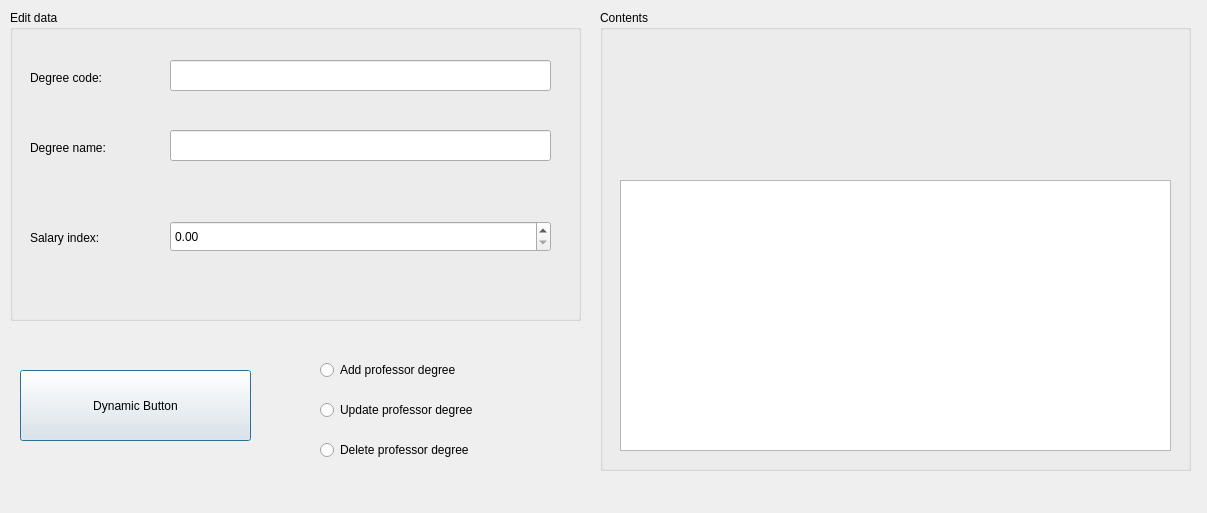
<?xml version="1.0" encoding="UTF-8"?>
<ui version="4.0">
 <class>dialogProfessorDegree</class>
 <widget class="QDialog" name="dialogProfessorDegree">
  <property name="geometry">
   <rect>
    <x>0</x>
    <y>0</y>
    <width>1207</width>
    <height>513</height>
   </rect>
  </property>
  <property name="windowTitle">
   <string>Dialog</string>
  </property>
  <widget class="QGroupBox" name="gbProDegreeContent">
   <property name="geometry">
    <rect>
     <x>600</x>
     <y>10</y>
     <width>591</width>
     <height>461</height>
    </rect>
   </property>
   <property name="title">
    <string>Contents</string>
   </property>
   <widget class="QTableView" name="tvProfessorDegree">
    <property name="geometry">
     <rect>
      <x>20</x>
      <y>170</y>
      <width>551</width>
      <height>271</height>
     </rect>
    </property>
   </widget>
  </widget>
  <widget class="QWidget" name="widget_7" native="true">
   <property name="geometry">
    <rect>
     <x>300</x>
     <y>340</y>
     <width>281</width>
     <height>131</height>
    </rect>
   </property>
   <property name="font">
    <font>
     <pointsize>9</pointsize>
    </font>
   </property>
   <widget class="QRadioButton" name="rdAddDegree">
    <property name="geometry">
     <rect>
      <x>20</x>
      <y>20</y>
      <width>201</width>
      <height>20</height>
     </rect>
    </property>
    <property name="text">
     <string>Add professor degree</string>
    </property>
   </widget>
   <widget class="QRadioButton" name="rdbUpdateDegree">
    <property name="geometry">
     <rect>
      <x>20</x>
      <y>60</y>
      <width>201</width>
      <height>20</height>
     </rect>
    </property>
    <property name="text">
     <string>Update professor degree</string>
    </property>
   </widget>
   <widget class="QRadioButton" name="rdDeleteDegree">
    <property name="geometry">
     <rect>
      <x>20</x>
      <y>100</y>
      <width>211</width>
      <height>20</height>
     </rect>
    </property>
    <property name="text">
     <string>Delete professor degree</string>
    </property>
   </widget>
  </widget>
  <widget class="QGroupBox" name="gbProDegreeEditData">
   <property name="geometry">
    <rect>
     <x>10</x>
     <y>10</y>
     <width>571</width>
     <height>311</height>
    </rect>
   </property>
   <property name="title">
    <string>Edit data</string>
   </property>
   <widget class="QLabel" name="lbDegreeCode">
    <property name="geometry">
     <rect>
      <x>20</x>
      <y>60</y>
      <width>111</width>
      <height>16</height>
     </rect>
    </property>
    <property name="text">
     <string>Degree code:</string>
    </property>
   </widget>
   <widget class="QLabel" name="lbDegreeName">
    <property name="geometry">
     <rect>
      <x>20</x>
      <y>130</y>
      <width>111</width>
      <height>16</height>
     </rect>
    </property>
    <property name="text">
     <string>Degree name:</string>
    </property>
   </widget>
   <widget class="QLabel" name="lbDegreeSalary">
    <property name="geometry">
     <rect>
      <x>20</x>
      <y>220</y>
      <width>111</width>
      <height>16</height>
     </rect>
    </property>
    <property name="text">
     <string>Salary index:</string>
    </property>
   </widget>
   <widget class="QLineEdit" name="txtDegreeCode">
    <property name="geometry">
     <rect>
      <x>160</x>
      <y>50</y>
      <width>381</width>
      <height>31</height>
     </rect>
    </property>
   </widget>
   <widget class="QLineEdit" name="txtDegreeName">
    <property name="geometry">
     <rect>
      <x>160</x>
      <y>120</y>
      <width>381</width>
      <height>31</height>
     </rect>
    </property>
   </widget>
   <widget class="QDoubleSpinBox" name="dsbSalaryIndex">
    <property name="geometry">
     <rect>
      <x>160</x>
      <y>211</y>
      <width>381</width>
      <height>31</height>
     </rect>
    </property>
   </widget>
  </widget>
  <widget class="QPushButton" name="pushBtnDegree">
   <property name="geometry">
    <rect>
     <x>20</x>
     <y>370</y>
     <width>231</width>
     <height>71</height>
    </rect>
   </property>
   <property name="font">
    <font>
     <pointsize>9</pointsize>
    </font>
   </property>
   <property name="text">
    <string>Dynamic Button</string>
   </property>
  </widget>
 </widget>
 <resources/>
 <connections/>
</ui>
